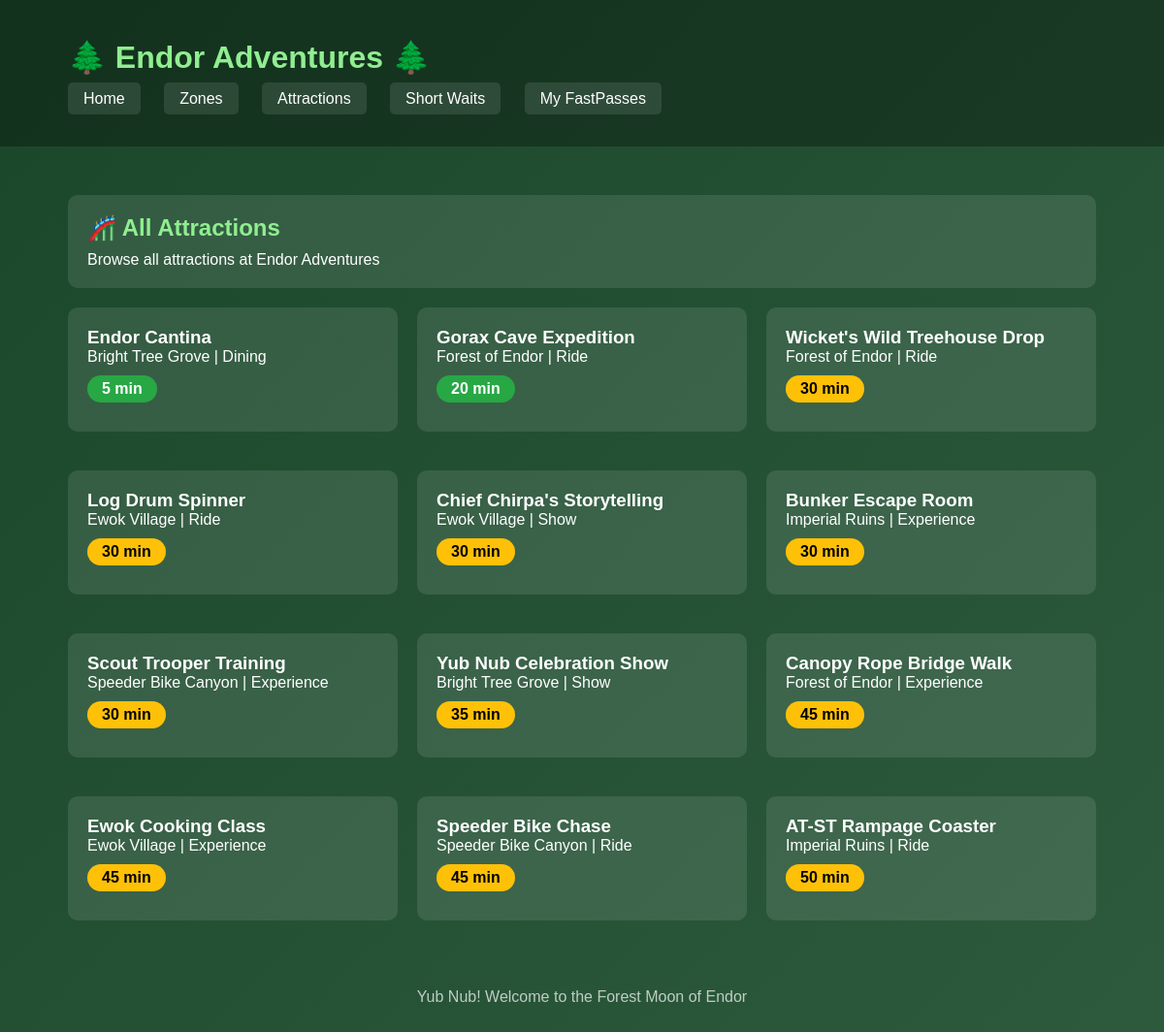
The page /attractions/ on the database its author committed.
### fastpass/models.py (models this page shows, shortened)
class Attraction(models.Model):
    RIDE = 'ride'
    SHOW = 'show'
    EXPERIENCE = 'experience'
    DINING = 'dining'
    TYPE_CHOICES = [
        (RIDE, 'Ride'),
        (SHOW, 'Show'),
        (EXPERIENCE, 'Experience'),
        (DINING, 'Dining'),
    ]
    THRILL_CHOICES = [
        (1, 'Mild - All Ages'),
        (2, 'Moderate - Some Thrills'),
        (3, 'Thrilling - Not for the Faint of Heart'),
        (4, 'Extreme - Hold onto Your Ewok!'),
    ]
    name = models.CharField(max_length=200)
    description = models.TextField()
    attraction_type = models.CharField(
        max_length=20,
        choices=TYPE_CHOICES,
        default=RIDE
    )
    zone = models.ForeignKey(
        ThemeZone,
        on_delete=models.CASCADE,
        related_name='attractions'
    )
    thrill_level = models.IntegerField(choices=THRILL_CHOICES, default=1)
    min_height_cm = models.IntegerField(default=0)
    duration_minutes = models.IntegerField(default=5)
    current_wait_minutes = models.IntegerField(default=0)
    is_operational = models.BooleanField(default=True)
    fastpass_enabled = models.BooleanField(default=True)
    created_at = models.DateTimeField(auto_now_add=True)
    class Meta:
        ordering = ['zone', 'name']

class ThemeZone(models.Model):
    name = models.CharField(max_length=100)
    description = models.TextField()
    is_open = models.BooleanField(default=True)
    created_at = models.DateTimeField(auto_now_add=True)
    class Meta:
        ordering = ['name']  # Sort zones alphabetically

### fastpass/views.py (the view)
# urls.py: path('attractions/', views.attraction_list, name='attraction_list'),
def attraction_list(request):
    attractions = Attraction.objects.filter(is_operational=True)
    zone_id = request.GET.get('zone')
    attraction_type = request.GET.get('type')
    if zone_id:
        attractions = attractions.filter(zone_id=zone_id)
    if attraction_type:
        attractions = attractions.filter(attraction_type=attraction_type)
    attractions = attractions.order_by('current_wait_minutes')
    context = {
        'attractions': attractions,
        'zones': ThemeZone.objects.filter(is_open=True),
    }
    return render(request, 'fastpass/attraction_list.html', context)

### fastpass/templates/fastpass/attraction_list.html (shortened to what this page needs)
{% extends 'fastpass/base.html' %}
{% block content %}
<div class="card">
    <h2>🎢 All Attractions</h2>
    <p>Browse all attractions at Endor Adventures</p>
</div>
<div class="grid">
    {% for attraction in attractions %}
    <div class="card">
        <h3>{{ attraction.name }}</h3>
        <p>{{ attraction.zone.name }} | {{ attraction.get_attraction_type_display }}</p>
        <p style="margin: 10px 0;">
            <span class="wait-badge {% if attraction.current_wait_minutes < 30 %}wait-short{% elif attraction.current_wait_minutes < 60 %}wait-medium{% else %}wait-long{% endif %}">
                {{ attraction.current_wait_minutes }} min
            </span>
        </p>
    </div>
    {% empty %}
    <p>No attractions found.</p>
    {% endfor %}
</div>
{% endblock %}

### fastpass/templates/fastpass/base.html (shortened to what this page needs)
<!DOCTYPE html>
<html lang="en">
<head>
</head>
<body>
    <header>
        <div class="container">
            <h1>🌲 Endor Adventures 🌲</h1>
            <nav>
                <a href="{% url 'fastpass:home' %}">Home</a>
                <a href="{% url 'fastpass:zone_list' %}">Zones</a>
                <a href="{% url 'fastpass:attraction_list' %}">Attractions</a>
                <a href="{% url 'fastpass:short_waits' %}">Short Waits</a>
                <a href="{% url 'fastpass:guest_login' %}">My FastPasses</a>
            </nav>
        </div>
    </header>
    <main class="container">
        {% block content %}{% endblock %}
    </main>
    <footer>
        <p>Yub Nub! Welcome to the Forest Moon of Endor</p>
    </footer>
</body>
</html>

### fastpass/templates/fastpass/base.html (style rules this page uses)
* { margin: 0; padding: 0; box-sizing: border-box; }
body { font-family: Arial, sans-serif; background: linear-gradient(135deg, #1a472a 0%, #2d5a3d 100%); min-height: 100vh; color: white; }
.container { max-width: 1100px; margin: 0 auto; padding: 20px; }
header { background: rgba(0,0,0,0.3); padding: 20px; margin-bottom: 30px; }
header h1 { color: #90EE90; }
nav { margin-top: 15px; }
nav a { color: white; text-decoration: none; margin-right: 20px; padding: 8px 16px; background: rgba(255,255,255,0.1); border-radius: 5px; }
.card { background: rgba(255,255,255,0.1); border-radius: 10px; padding: 20px; margin-bottom: 20px; }
.card h2 { color: #90EE90; margin-bottom: 10px; }
.grid { display: grid; grid-template-columns: repeat(auto-fill, minmax(280px, 1fr)); gap: 20px; }
.wait-badge { display: inline-block; padding: 5px 15px; border-radius: 20px; font-weight: bold; }
.wait-short { background: #28a745; }
.wait-medium { background: #ffc107; color: black; }
footer { text-align: center; padding: 30px; opacity: 0.7; }

### rows shown on the page
Attraction: name "Endor Cantina", zone.name "Bright Tree Grove", attraction_type "Dining", current_wait_minutes "5"
Attraction: name "Gorax Cave Expedition", zone.name "Forest of Endor", attraction_type "Ride", current_wait_minutes "20"
Attraction: name "Wicket's Wild Treehouse Drop", zone.name "Forest of Endor", attraction_type "Ride", current_wait_minutes "30"
Attraction: name "Log Drum Spinner", zone.name "Ewok Village", attraction_type "Ride", current_wait_minutes "30"
Attraction: name "Chief Chirpa's Storytelling", zone.name "Ewok Village", attraction_type "Show", current_wait_minutes "30"
Attraction: name "Bunker Escape Room", zone.name "Imperial Ruins", attraction_type "Experience", current_wait_minutes "30"
Attraction: name "Scout Trooper Training", zone.name "Speeder Bike Canyon", attraction_type "Experience", current_wait_minutes "30"
Attraction: name "Yub Nub Celebration Show", zone.name "Bright Tree Grove", attraction_type "Show", current_wait_minutes "35"
Attraction: name "Canopy Rope Bridge Walk", zone.name "Forest of Endor", attraction_type "Experience", current_wait_minutes "45"
Attraction: name "Ewok Cooking Class", zone.name "Ewok Village", attraction_type "Experience", current_wait_minutes "45"
Attraction: name "Speeder Bike Chase", zone.name "Speeder Bike Canyon", attraction_type "Ride", current_wait_minutes "45"
Attraction: name "AT-ST Rampage Coaster", zone.name "Imperial Ruins", attraction_type "Ride", current_wait_minutes "50"
